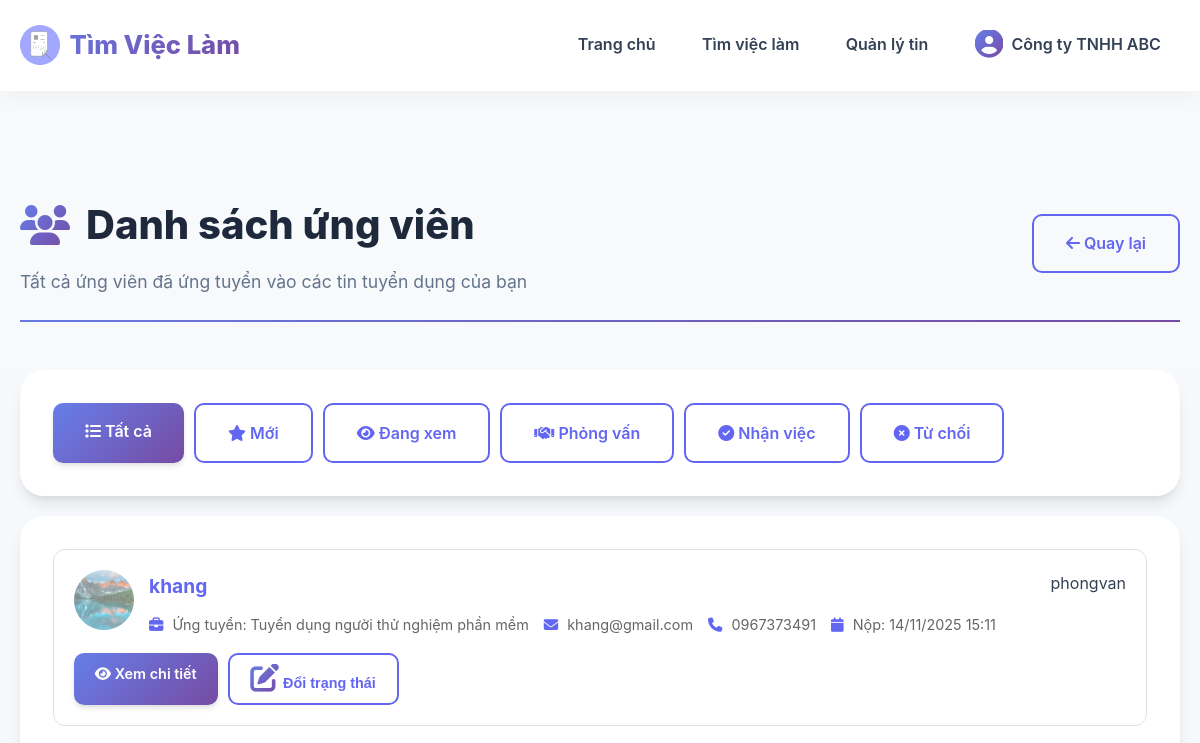
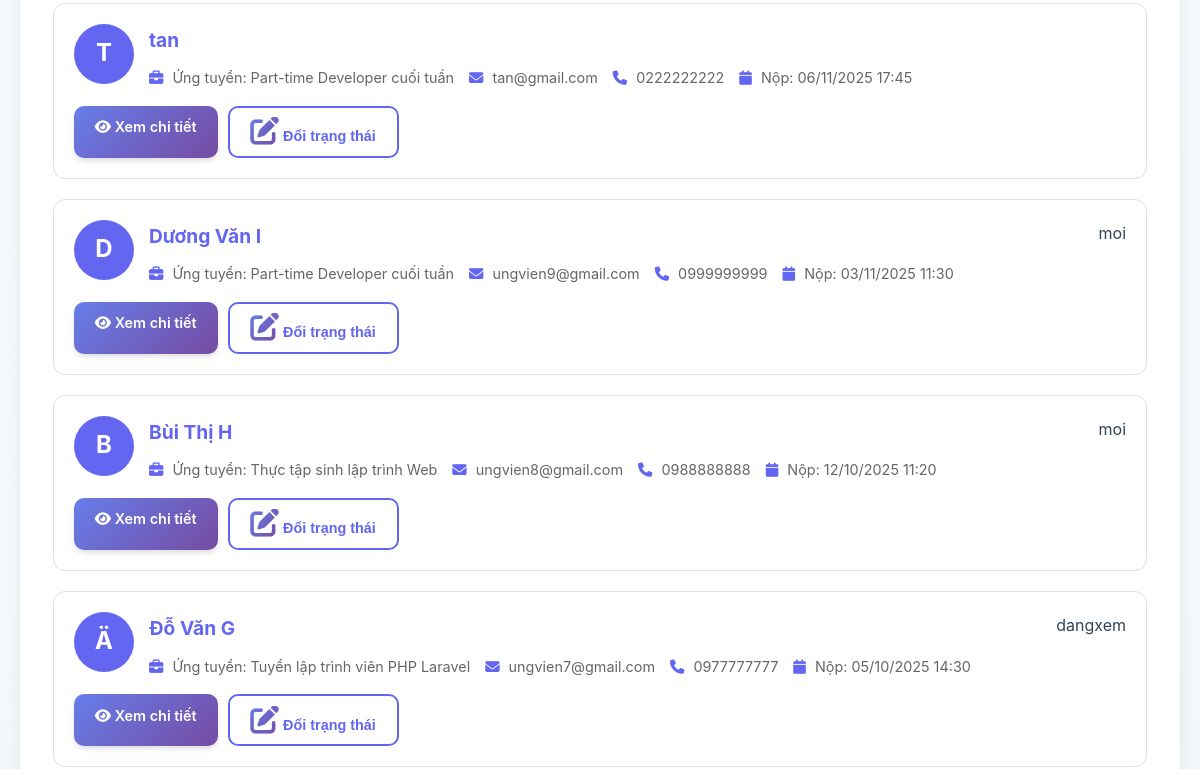
The app's page /nhatuyendung/danhsachungvien (signed in, upper part), older data (2 pictures, top to bottom).
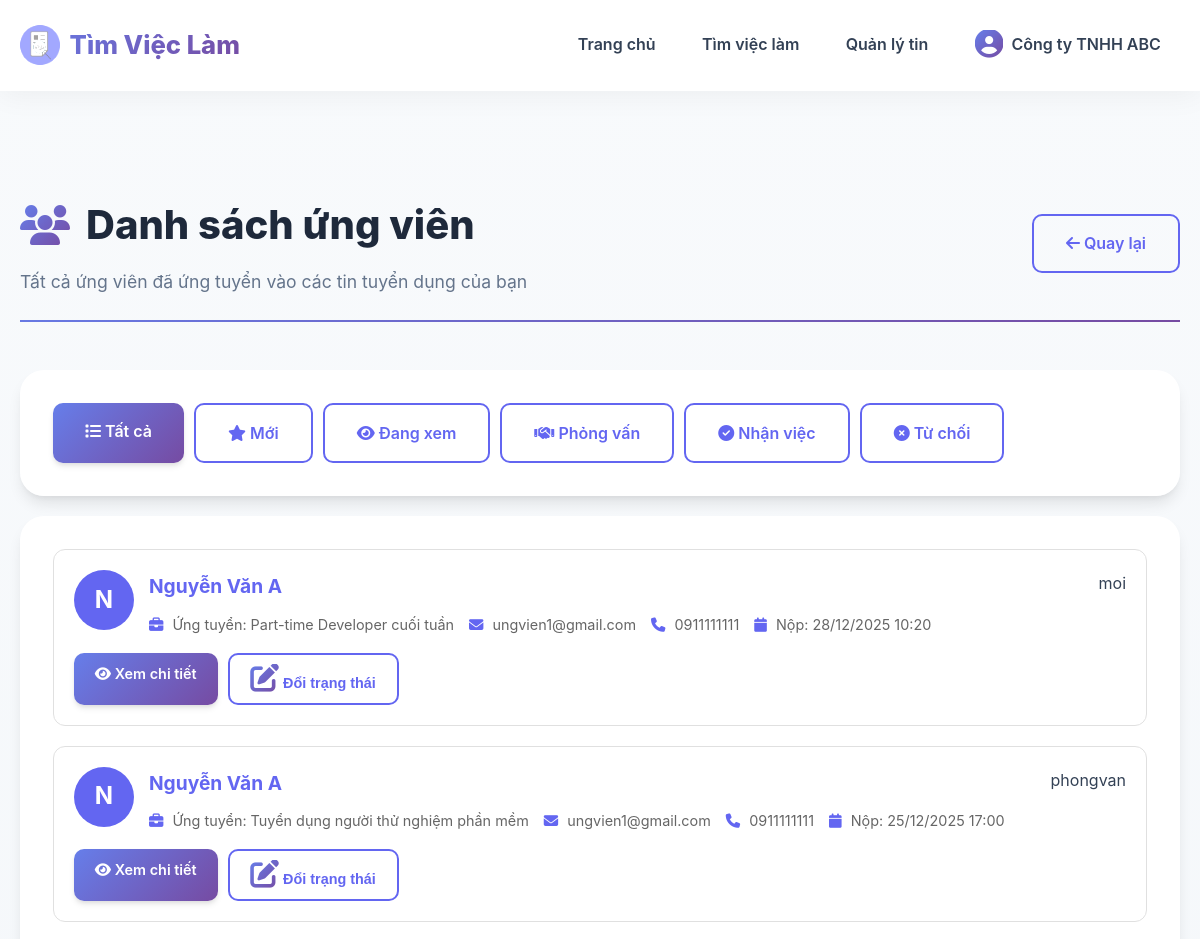
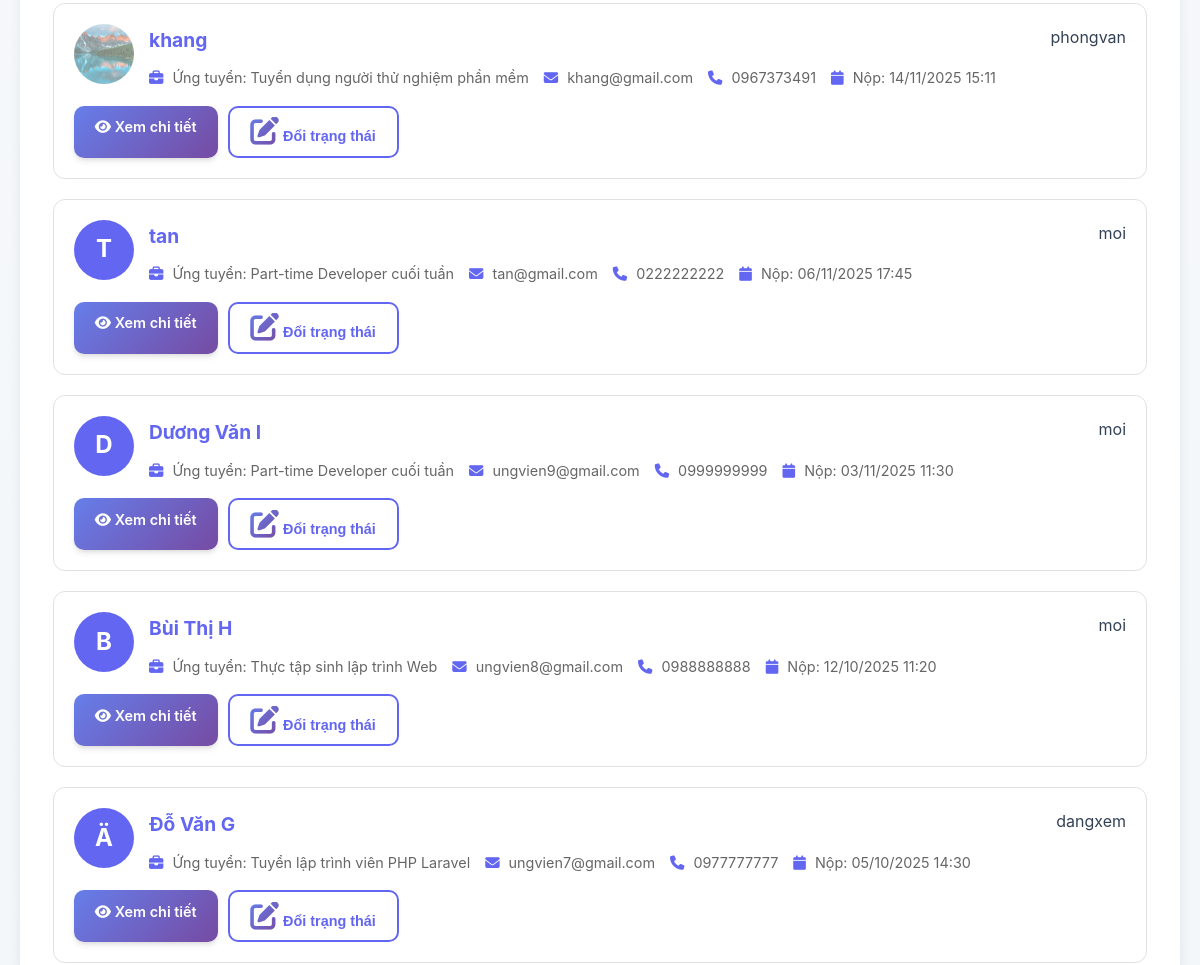
The same page, newer data (2 pictures, top to bottom).
### tables this page shows
CREATE TABLE `donungtuyen` (
  `id` int(11) NOT NULL,
  `tintuyendung_id` int(11) NOT NULL,
  `nguoidung_id` int(11) NOT NULL COMMENT 'ID ứng viên',
  `cv_file` varchar(255) NOT NULL,
  `thuungtuyen` text DEFAULT NULL,
  `trangthai` enum('moi','dangxem','phongvan','nhanviec','tuchoi') DEFAULT 'moi',
  `ghichu` text DEFAULT NULL COMMENT 'Ghi chú của nhà tuyển dụng',
  `ngaynop` datetime DEFAULT current_timestamp(),
  `ngaycapnhat` datetime DEFAULT current_timestamp() ON UPDATE current_timestamp()
);

CREATE TABLE `nguoidung` (
  `id` int(11) NOT NULL,
  `email` varchar(255) NOT NULL,
  `matkhau` varchar(255) NOT NULL,
  `hoten` varchar(255) NOT NULL,
  `sodienthoai` varchar(20) DEFAULT NULL,
  `diachi` text DEFAULT NULL,
  `avatar` varchar(255) DEFAULT NULL,
  `vaitro` enum('admin','ungvien','tuyendung','choduyet') DEFAULT 'ungvien',
  `trangthai` enum('hoatdong','khoa') DEFAULT 'hoatdong',
  `xacminh` tinyint(1) DEFAULT 0,
  `ngaytao` datetime DEFAULT current_timestamp(),
  `ngaycapnhat` datetime DEFAULT current_timestamp() ON UPDATE current_timestamp()
);

CREATE TABLE `tintuyendung` (
  `id` int(11) NOT NULL,
  `nguoidung_id` int(11) NOT NULL COMMENT 'ID nhà tuyển dụng',
  `tieude` varchar(500) NOT NULL,
  `nganhnghe_id` int(11) NOT NULL,
  `mucluong_id` int(11) DEFAULT NULL,
  `loaicongviec_id` int(11) DEFAULT NULL,
  `tinhthanh_id` int(11) DEFAULT NULL,
  `diachilamviec` text DEFAULT NULL,
  `soluong` int(11) DEFAULT 1,
  `gioitinh_yc` enum('nam','nu','khongphanbiet') DEFAULT 'khongphanbiet',
  `mota` text DEFAULT NULL,
  `yeucau` text DEFAULT NULL,
  `quyenloi` text DEFAULT NULL,
  `ngayhethan` date NOT NULL,
  `trangthai` enum('choduyet','dangmo','hethan','dong','an') DEFAULT 'choduyet',
  `luotxem` int(11) DEFAULT 0,
  `ngaydang` datetime DEFAULT current_timestamp(),
  `ngaycapnhat` datetime DEFAULT current_timestamp() ON UPDATE current_timestamp()
);

### app/controllers/NhatuyendungController.php (called while the page is built, shortened)
<?php
require_once BASE_PATH . 'app/models/DonUngTuyenModel.php';
class NhatuyendungController extends BaseController {
    private $tinModel;
    private $donModel;
    public function __construct() {
        $this->tinModel = new TinTuyenDungModel();
        $this->donModel = new DonUngTuyenModel();
    }
    public function danhsachungvien($tinId = null) {
        $nguoidungId = $_SESSION['nguoidung_id'];
        if ($tinId) {
            $tin = $this->tinModel->layChiTiet($tinId);
            if (!$tin || $tin['nguoidung_id'] != $nguoidungId) {
                $_SESSION['error'] = 'Bạn không có quyền xem danh sách này';
                $this->redirect('nhatuyendung/danhsachtin');
            }
            $filterTrangthai = isset($_GET['trangthai']) ? $_GET['trangthai'] : '';
            $danhSachUngVien = $this->donModel->layDanhSachTheoTin($tinId, $filterTrangthai);
            $thongKe = $this->donModel->thongKeTheoTin($tinId);
            $data = [
                'pageTitle' => 'Danh sách ứng viên - ' . $tin['tieude'],
                'tinTuyenDung' => $tin,
                'thongKe' => $thongKe,
                'danhSach' => $danhSachUngVien,
                'filterTrangthai' => $filterTrangthai
            ];
        } else {
            $filterTrangthai = isset($_GET['trangthai']) ? $_GET['trangthai'] : '';
            $danhSachUngVien = $this->donModel->layDanhSachTheoNhaTuyenDung($nguoidungId, $filterTrangthai);
            $data = [
                'pageTitle' => 'Tất cả ứng viên',
                'tinTuyenDung' => null,
                'danhSach' => $danhSachUngVien,
                'filterTrangthai' => $filterTrangthai
            ];
        }
        $this->view('nhatuyendung/danhsachungvien', $data);
    }
}
?>

### app/models/DonUngTuyenModel.php (called while the page is built, shortened)
<?php
class DonUngTuyenModel {
    private $db;
    private $table = 'donungtuyen';
    public function __construct() {
        $this->db = Database::getInstance()->getConnection();
    }
    public function layDanhSachTheoNhaTuyenDung($nguoidungId, $filterTrangthai = '') {
        $sql = "SELECT d.*, nd.hoten, nd.email, nd.sodienthoai, nd.avatar,
                tuv.ngaysinh, tuv.gioitinh, tuv.trinhdo, tuv.kinhnghiem,
                t.tieude, t.id as tintuyendung_id
                FROM " . $this->table . " d
                INNER JOIN nguoidung nd ON d.nguoidung_id = nd.id
                LEFT JOIN thongtinungvien tuv ON nd.id = tuv.nguoidung_id
                INNER JOIN tintuyendung t ON d.tintuyendung_id = t.id
                WHERE t.nguoidung_id = :nguoidung_id";
        $sql .= " ORDER BY d.ngaynop DESC";
        $stmt = $this->db->prepare($sql);
        $stmt->bindParam(':nguoidung_id', $nguoidungId);
        $stmt->execute();
        return $stmt->fetchAll(PDO::FETCH_ASSOC);
    }
}
?>

### app/core/Database.php (called while the page is built, shortened)
<?php
class Database {
    private static $instance = null;
    private $connection;
    private function __construct() {
        try {
            $this->connection = new PDO(
                "mysql:host=" . DB_HOST . ";dbname=" . DB_NAME . ";charset=utf8mb4",
                DB_USER,
                DB_PASS,
                [
                    PDO::ATTR_ERRMODE => PDO::ERRMODE_EXCEPTION,
                    PDO::ATTR_DEFAULT_FETCH_MODE => PDO::FETCH_ASSOC,
                    PDO::ATTR_EMULATE_PREPARES => false
                ]
            );
        } catch (PDOException $e) {
            error_log("Database connection failed: " . $e->getMessage());
            if (DEBUG_MODE) {
                die("Lỗi kết nối database: " . $e->getMessage());
            } else {
                die("Không thể kết nối đến cơ sở dữ liệu. Vui lòng thử lại sau.");
            }
        }
    }
    public static function getInstance() {
        if (self::$instance === null) {
            self::$instance = new self();
        }
        return self::$instance;
    }
    public function getConnection() {
        return $this->connection;
    }
}

### app/views/nhatuyendung/danhsachungvien.php (the view, shortened to what the rows shown need)
<?php require_once BASE_PATH . 'app/views/layouts/header.php'; ?>
<div class="container" style="margin-top: 100px;">
    <div class="page-header">
        <div style="display: flex; justify-content: space-between; align-items: center;">
            <div>
                <h1><i class="fas fa-users"></i> Danh sách ứng viên</h1>
            </div>
        </div>
    </div>
    <div class="card">
        <div class="card-body">
            <?php if (empty($danhSach)): ?>
                <div class="empty-state">
                    <i class="fas fa-inbox"></i>
                    <p>Chưa có ứng viên nào ứng tuyển</p>
                </div>
            <?php else: ?>
                <div class="candidate-list">
                    <?php foreach ($danhSach as $don): ?>
                    <div class="candidate-card">
                        <div class="candidate-header">
                            <div class="candidate-avatar">
                                <?php if ($don['avatar']): ?>
                                    <img src="<?php echo BASE_URL . 'uploads/avatar/' . htmlspecialchars($don['avatar']); ?>"
                                         alt="Avatar">
                                <?php else: ?>
                                    <div class="avatar-placeholder">
                                        <?php echo strtoupper(substr($don['hoten'], 0, 1)); ?>
                                    </div>
                                <?php endif; ?>
                            </div>
                            <div class="candidate-info">
                                <h3><?php echo htmlspecialchars($don['hoten']); ?></h3>
                                <div class="candidate-meta">
                                    <?php if (!isset($tinTuyenDung) || !$tinTuyenDung): ?>
                                        <span><i class="fas fa-briefcase"></i> Ứng tuyển: <?php echo htmlspecialchars($don['tieude']); ?></span>
                                    <?php endif; ?>
                                    <span><i class="fas fa-envelope"></i> <?php echo htmlspecialchars($don['email']); ?></span>
                                    <span><i class="fas fa-phone"></i> <?php echo htmlspecialchars($don['sodienthoai']); ?></span>
                                    <span><i class="fas fa-calendar"></i> Nộp: <?php echo date('d/m/Y H:i', strtotime($don['ngaynop'])); ?></span>
                                </div>
                            </div>
                            <div class="candidate-status">
                                <?php
                                $statusLabels = [
                                    'moi' => '<span class="badge badge-info">Mới</span>',
                                    'dangxem' => '<span class="badge badge-primary">Đang xem</span>',
                                    'phongvan' => '<span class="badge badge-warning">Phỏng vấn</span>',
                                    'nhanviec' => '<span class="badge badge-success">Nhận việc</span>',
                                    'tuchoi' => '<span class="badge badge-danger">Từ chối</span>'
                                ];
                                echo $statusLabels[$don['trangthai']] ?? $don['trangthai'];
                                ?>
                            </div>
                        </div>
                        <div class="candidate-actions">
                            <a href="<?php echo BASE_URL; ?>nhatuyendung/chitietungvien/<?php echo $don['id']; ?>"
                               class="btn btn-sm btn-primary">
                                <i class="fas fa-eye"></i> Xem chi tiết
                            </a>
                            <?php if ($don['trangthai'] != 'nhanviec'): ?>
                                <div class="dropdown" style="display: inline-block;">
                                    <button class="btn btn-sm btn-outline dropdown-toggle" type="button" data-toggle="dropdown">
                                        <i class="fas fa-edit"></i> Đổi trạng thái
                                    </button>
                                </div>
                            <?php endif; ?>
                        </div>
                    </div>
                    <?php endforeach; ?>
                </div>
            <?php endif; ?>
        </div>
    </div>
</div>
<?php require_once BASE_PATH . 'app/views/layouts/footer.php'; ?>

Row changes from the older to the newer data that the page shows:
added donungtuyen: nguoidung.hoten "N", nguoidung.hoten "Nguyễn Văn A", tintuyendung.tieude "Part-time Developer cuối tuần", nguoidung.email "ungvien1@gmail.com", nguoidung.sodienthoai "0911111111", ngaynop "28/12/2025 10:20", trangthai "moi"
added donungtuyen: nguoidung.hoten "N", nguoidung.hoten "Nguyễn Văn A", tintuyendung.tieude "Tuyển dụng người thử nghiệm phần mềm", nguoidung.email "ungvien1@gmail.com", nguoidung.sodienthoai "0911111111", ngaynop "25/12/2025 17:00", trangthai "phongvan"
changed donungtuyen "tan": trangthai (not shown) → "moi"
